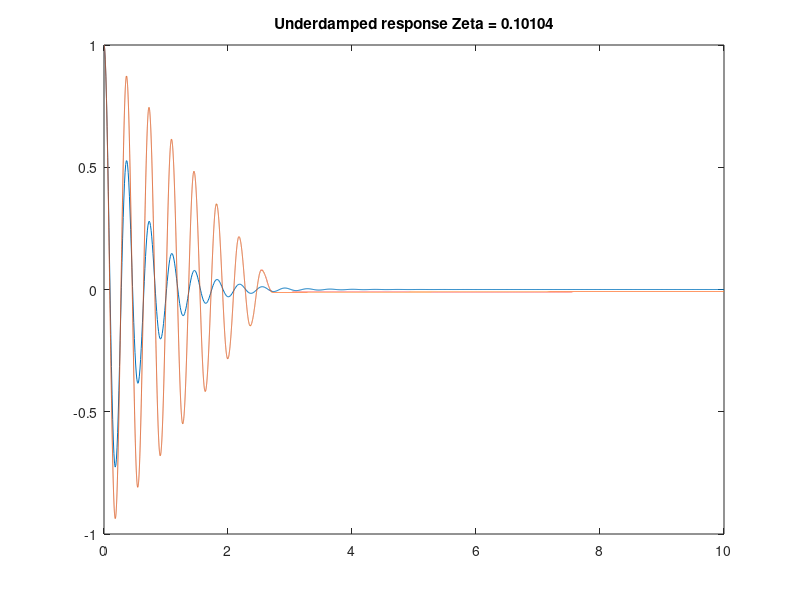

This chart was generated by the following MATLAB code:
%Euler Underdamped

C=3.5;
J=1;
Mf=10.3;
K=300;
theta0=1;
omega0=0;

tfinal = 10;
t=0:.01:tfinal;

Nsteps = 50000;
deltat = tfinal/Nsteps;

%Theoretical Solution
omegan=sqrt(K/J);
Ccr=2*sqrt(K*J);
zeta = C/Ccr;
a1=(omega0+(zeta+sqrt(zeta^2-1))*omegan*theta0)/...
 (2*omegan*sqrt(zeta^2-1));
a2=(-omega0-(zeta-sqrt(zeta^2-1))*omegan*theta0)/...
 (2*omegan*sqrt(zeta^2-1));
lambda1=-zeta*omegan+omegan*sqrt(zeta^2-1);
lambda2=-zeta*omegan-omegan*sqrt(zeta^2-1);
term1=a1*exp(lambda1*t);
term2=a2*exp(lambda2*t);
theta_t=term1+term2;
plot(t,theta_t);
title(['Underdamped response ','Zeta = ', num2str(zeta)]);

hold on;
clear theta_e omega_e

%Euler Solution
theta_e(1)=theta0;
omega_e(1)=omega0;
t_e=0:deltat:tfinal;
for i=1:Nsteps
    omega_e(i+1)= omega_e(i)-Mf/J*deltat*sign(omega_e(i))-K/J*deltat*theta_e(i);
    theta_e(i+1)= theta_e(i)+omega_e(i)*deltat;
end
plot(t_e,theta_e);

